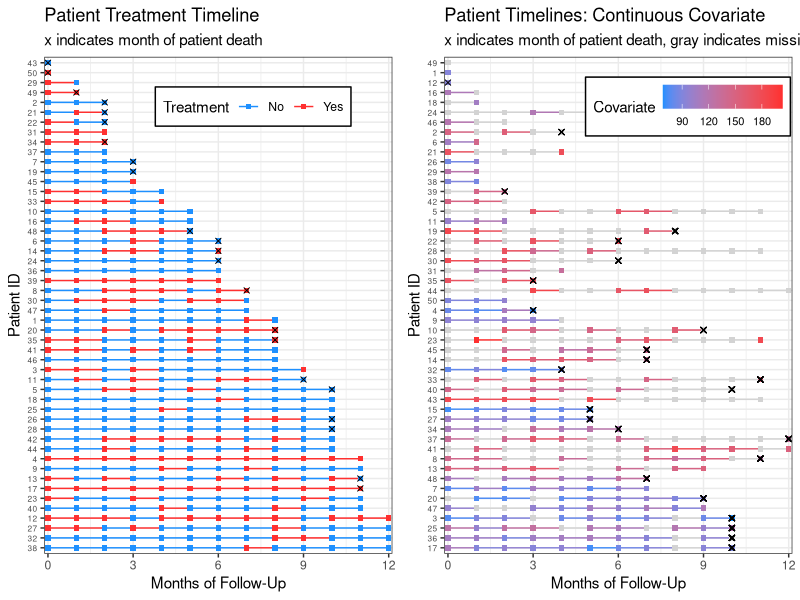
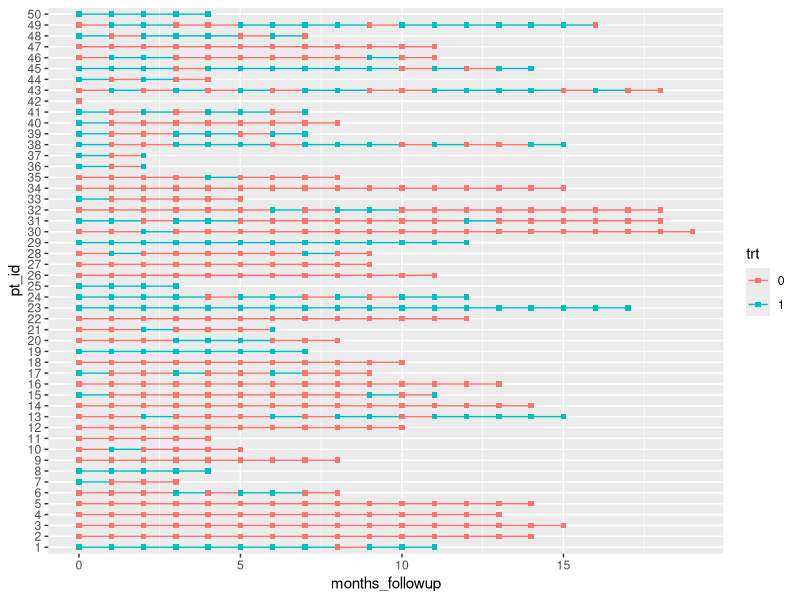
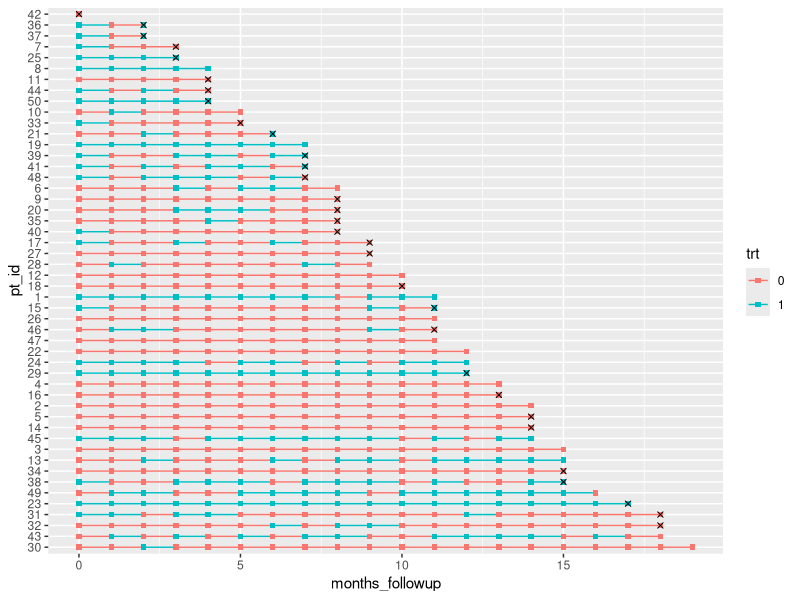
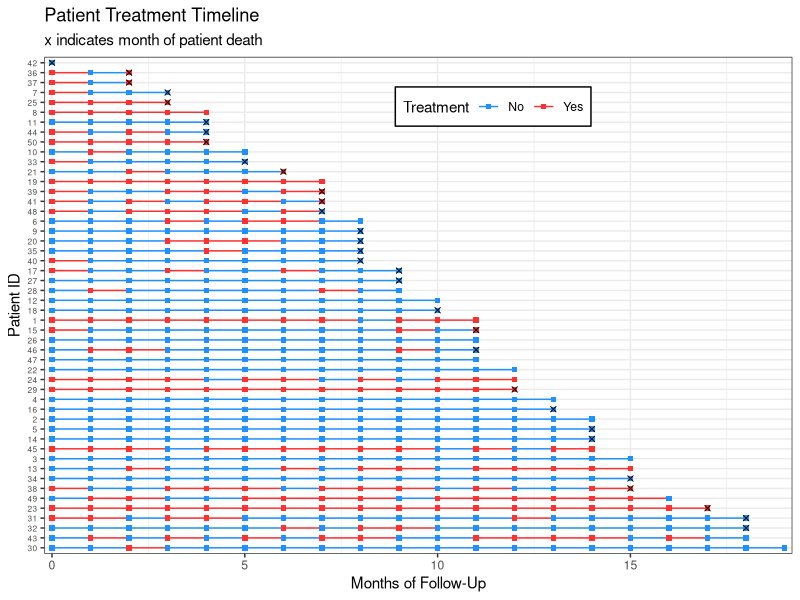
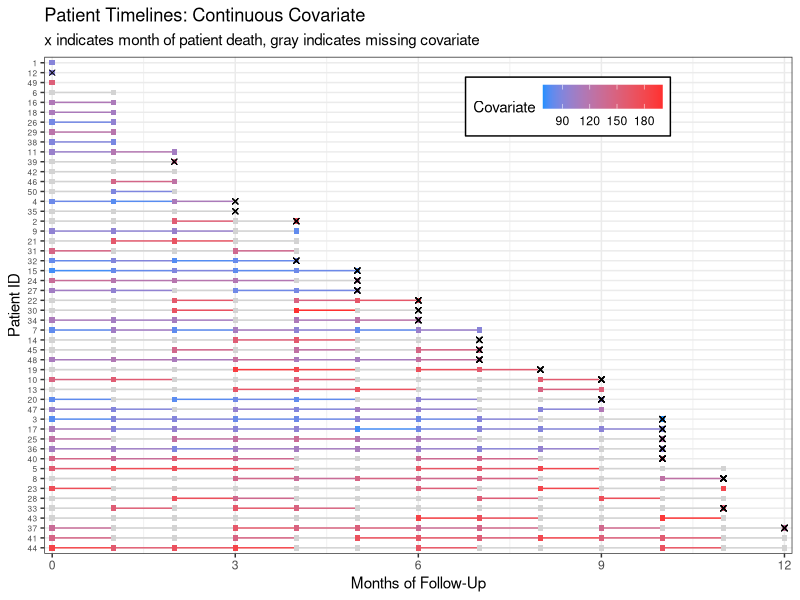
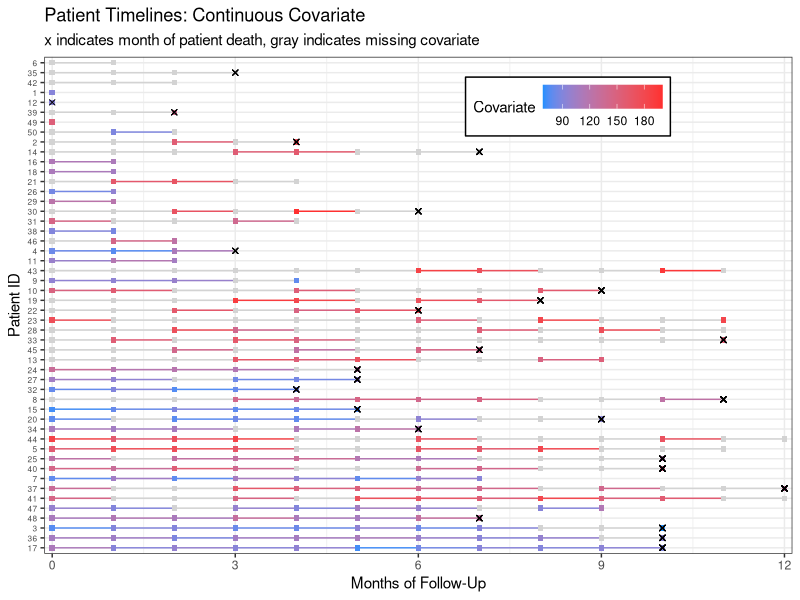

Source code (R) for these figures, in order:
## ---- chunk 1
knitr::opts_chunk$set(echo = TRUE, results="asis")
## ---- chunk 2
library(tidyverse, warn.conflicts = F)
set.seed(317)
n <- 50
dat <- 
  tibble(.rows = n) %>%  # empty data frame / tibble with n rows
  mutate(pt_id = factor(row_number()),  # patient ids are 1-n
         pt_trt_prob = runif(n,0,1), # randomly generate a treatment probability for each patient so we can see patterns
         months_followup = round(runif(n, 0, 12)), # randomly generate length of time in the study
         death = rbinom(n, 1, .5)) %>% # death randomly occurs at any time point. Obviously an unrealistic assumption. :)
  group_by(pt_id) %>%   # group by patient so we can do more data manipulation
  complete(months_followup = full_seq(0:max(months_followup), 1)) %>% # add in all the months patients are in the study
  fill(pt_trt_prob, .direction = "up") %>% # fill in the treatment probability I made earlier so I can use this to add treatment for every time point
  ungroup() %>% # no longer need patients grouped
  mutate(trt = factor(rbinom(row_number(), 1, pt_trt_prob^2)),  # fill in treatment for everyone based on their treatment probability
         death = replace_na(death, 0)) %>%  # also fill in death
  select(pt_id, months_followup, trt, death) # remove leftover columns from data generation

dat_cc <- 
  tibble(.rows = n) %>%
  mutate(pt_id = row_number(),
         months_followup = round(runif(n, 0, 12)),
         pt_cov_mean = runif(n, 80, 180),
         death = rbinom(n, 1, 0.5)) %>%
  group_by(pt_id) %>%
  complete(months_followup = full_seq(0:max(months_followup), 1)) %>%
  fill(pt_cov_mean, death, .direction = "up") %>%
  mutate(last_month_followup = max(months_followup),
         death_date = case_when(death == 1 ~ last_month_followup, TRUE ~ NA_real_)) %>%
  ungroup() %>%
  mutate(cov = rnorm(row_number(), pt_cov_mean, 10)) 

dat_cc_samp <- dat_cc %>%
  mutate(idx = row_number()) %>%
  sample_frac(.4, weight = pt_cov_mean^3)  %>% # sample 40% of data, with weights for the sample determined by the patient's mean covariate. This would mean patients with a higher covariate are more likely to have missing data. Perhaps they are sicker patients!
  pull(idx)

dat_cc_miss  <- dat_cc %>%
  mutate(cov = case_when(row_number() %in% dat_cc_samp ~ NA_real_,
                         TRUE ~ cov)) %>%
  select(pt_id, months_followup, cov, death)

p <- dat %>%
  group_by(pt_id) %>%
  mutate(last_month_followup = max(months_followup), 
         month_death = case_when(death == 1 ~ last_month_followup, TRUE ~ NA_real_)) %>%
  ungroup() %>%
  mutate(pt_id = fct_rev(fct_reorder(pt_id, last_month_followup)),
         # make the treatment variable labels nicer
         trt = factor(trt, levels=0:1, labels=c("No","Yes"))) %>%
  ggplot(aes(x = months_followup, y = pt_id, group = pt_id, col = trt)) +
  geom_line()  + 
  geom_point(shape = 15) + 
  geom_point(aes(x = month_death, y = pt_id), col = "black", shape = 4) +
  theme_bw() +
  labs(x = "Months of Follow-Up", y = "Patient ID", col = "Treatment",
       title = "Patient Treatment Timeline",
       subtitle = "x indicates month of patient death") +
  theme(axis.text.y = element_text(size=6),
        legend.position = c(.6, .9), legend.direction = "horizontal",
        legend.background = element_rect(linetype="solid", colour ="black")) +
  # remove extra space around timeline
  scale_x_continuous(expand=c(0.01,0.01)) +
  # set the color of the lines and points
  scale_color_manual(values=c("dodgerblue","firebrick1"))
p2 <- dat_cc_miss %>%
  group_by(pt_id) %>%
  mutate(last_month_followup = max(months_followup),
         # a column containing how many measures we have for each patient
         n_measures = sum(!is.na(cov))) %>%
  ungroup() %>%
  mutate(
    # reorder IDs by number of measures we have for each patient
    pt_id = fct_rev(fct_reorder(factor(pt_id), n_measures)),
  month_death = case_when(death == 1 ~ last_month_followup, TRUE ~ NA_real_)) %>%
  ggplot(aes(x = months_followup, y = pt_id,
             group = pt_id, col = cov)) +
  geom_line()  + 
  geom_point(shape = 15) + 
  geom_point(aes(x = month_death, y = pt_id), shape=4, col="black") +
  theme_bw() +
  labs(x = "Months of Follow-Up", y = "Patient ID", col = "Covariate",
       title = "Patient Timelines: Continuous Covariate",
       subtitle = "x indicates month of patient death, gray indicates missing covariate") +
  theme(axis.text.y = element_text(size=6),
        legend.position = c(.7, .9),
        legend.direction = "horizontal",
        legend.background = element_rect(linetype="solid", colour ="black"),
        legend.text=element_text(size=8)) +
  scale_x_continuous(expand=c(0.01,0.01)) +
  scale_color_gradient(low="dodgerblue",high="firebrick1",na.value = "lightgray",
                       breaks=c(90, 120, 150, 180)) 

gridExtra::grid.arrange(p, p2, nrow=1)

## ---- chunk 3
library(tidyverse)
## ---- chunk 4
set.seed(7)
n <- 50 # The data sets I make these visualizations for are typically 100-500 patients in size, but for space purposes I'll set my n to only 50.
dat <- 
  tibble(.rows = n) %>%  # empty data frame / tibble with n rows
  mutate(pt_id = factor(row_number()),  # patient ids are 1-n
         pt_trt_prob = runif(n,0,1), # randomly generate a treatment probability for each patient so we can see patterns
         months_followup = round(runif(n, 0, 20)), # randomly generate length of time in the study
         death = rbinom(n, 1, .5)) %>% # death randomly occurs at any time point. Obviously an unrealistic assumption. :)
  group_by(pt_id) %>%   # group by patient so we can do more data manipulation
  complete(months_followup = full_seq(0:max(months_followup), 1)) %>% # add in all the months patients are in the study
  fill(pt_trt_prob, .direction = "up") %>% # fill in the treatment probability I made earlier so I can use this to add treatment for every time point
  ungroup() %>% # no longer need patients grouped
  mutate(trt = factor(rbinom(row_number(), 1, pt_trt_prob^2)),  # fill in treatment for everyone based on their treatment probability
         death = replace_na(death, 0)) %>%  # also fill in death
  select(pt_id, months_followup, trt, death) # remove leftover columns from data generation
## ---- chunk 5
knitr::kable(head(dat))
## ---- chunk 6
dat %>%
  ggplot(aes(x = months_followup, y = pt_id, group = pt_id, col = trt)) +
  geom_line()  + 
  geom_point(shape = 15)
## ---- chunk 7
dat %>%
  group_by(pt_id) %>%
  # make a new column with all patients last follow up visit
  mutate(last_month_followup = max(months_followup), 
         # new variable for month that patients died, if they died
         month_death = case_when(death == 1 ~ last_month_followup, TRUE ~ NA_real_)) %>%
         # reorder pt id by last month of follow up (highest to lowest)
         # without fct_rev, chart is arranged in opposite direction (lowest to highest)
  ungroup() %>%
  mutate(pt_id = fct_rev(fct_reorder(pt_id, last_month_followup))) %>%
  ggplot(aes(x = months_followup, y = pt_id, group = pt_id, col = trt)) +
  geom_line()  + 
  geom_point(shape = 15) + 
  # add in a new mapping layer of points that correspond to death
  geom_point(aes(x = month_death, y = pt_id), col = "black", shape = 4) 
## ---- chunk 8
dat %>%
  group_by(pt_id) %>%
  mutate(last_month_followup = max(months_followup), 
         month_death = case_when(death == 1 ~ last_month_followup, TRUE ~ NA_real_)) %>%
  ungroup() %>%
  mutate(pt_id = fct_rev(fct_reorder(pt_id, last_month_followup)),
         # make the treatment variable labels nicer
         trt = factor(trt, levels=0:1, labels=c("No","Yes"))) %>%
  ggplot(aes(x = months_followup, y = pt_id, group = pt_id, col = trt)) +
  geom_line()  + 
  geom_point(shape = 15) + 
  geom_point(aes(x = month_death, y = pt_id), col = "black", shape = 4) +
  theme_bw() +
  labs(x = "Months of Follow-Up", y = "Patient ID", col = "Treatment",
       title = "Patient Treatment Timeline",
       subtitle = "x indicates month of patient death") +
  # edit legend box and make patient ids small
  theme(axis.text.y = element_text(size=6),
        legend.position = c(.6, .9), legend.direction = "horizontal",
        legend.background = element_rect(linetype="solid", colour ="black")) +
  # remove extra space around timeline
  scale_x_continuous(expand=c(0.01,0.01)) +
  # set the color of the lines and points
  scale_color_manual(values=c("dodgerblue","firebrick1"))
## ---- chunk 9
dat_cc_samp <- dat_cc %>%
  mutate(idx = row_number()) %>%
  sample_frac(.4, weight = pt_cov_mean^3)  %>% # sample 40% of data, with weights for the sample determined by the patient's mean covariate. This would mean patients with a higher mean covariate measure are more likely to have missing data.
  pull(idx)

dat_cc_miss  <- dat_cc %>%
  mutate(cov = case_when(row_number() %in% dat_cc_samp ~ NA_real_,
                         TRUE ~ cov)) %>%
  select(pt_id, months_followup, cov, death)
## ---- chunk 10
knitr::kable(head(dat_cc_miss))
## ---- chunk 11
dat_cc_miss %>%
  group_by(pt_id) %>%
  mutate(last_month_followup = max(months_followup), 
         month_death = case_when(death == 1 ~ last_month_followup, TRUE ~ NA_real_)) %>%
  ungroup() %>%
  mutate(pt_id = fct_rev(fct_reorder(factor(pt_id), last_month_followup))) %>%
  ggplot(aes(x = months_followup, y = pt_id,
             group = pt_id, col = cov)) +
  geom_line()  + 
  geom_point(shape = 15) + 
  geom_point(aes(x = month_death, y = pt_id), shape=4, col="black") +
  theme_bw() +
  labs(x = "Months of Follow-Up", y = "Patient ID", col = "Covariate",
       title = "Patient Timelines: Continuous Covariate",
       subtitle = "x indicates month of patient death, gray indicates missing covariate") +
  theme(axis.text.y = element_text(size=6),
        legend.position = c(.7, .9),
        legend.direction = "horizontal",
        legend.background = element_rect(linetype="solid", colour ="black")) +
  scale_x_continuous(expand=c(0.01,0.01)) +
  scale_color_gradient(low="dodgerblue", high="firebrick1", na.value = "lightgray",
                       breaks=c(90, 120, 150, 180)) 
## ---- chunk 12
dat_cc_miss %>%
  group_by(pt_id) %>%
  mutate(last_month_followup = max(months_followup),
         # a column containing how many measures we have for each patient
         n_measures = sum(!is.na(cov))) %>%
  ungroup() %>%
  mutate(
    # reorder IDs by number of measures we have for each patient
    pt_id = fct_rev(fct_reorder(factor(pt_id), n_measures)),
  month_death = case_when(death == 1 ~ last_month_followup, TRUE ~ NA_real_)) %>%
  ggplot(aes(x = months_followup, y = pt_id,
             group = pt_id, col = cov)) +
  geom_line()  + 
  geom_point(shape = 15) + 
  geom_point(aes(x = month_death, y = pt_id), shape=4, col="black") +
  theme_bw() +
  labs(x = "Months of Follow-Up", y = "Patient ID", col = "Covariate",
       title = "Patient Timelines: Continuous Covariate",
       subtitle = "x indicates month of patient death, gray indicates missing covariate") +
  theme(axis.text.y = element_text(size=6),
        legend.position = c(.7, .9),
        legend.direction = "horizontal",
        legend.background = element_rect(linetype="solid", colour ="black")) +
  scale_x_continuous(expand=c(0.01,0.01)) +
  scale_color_gradient(low="dodgerblue",high="firebrick1",na.value = "lightgray",
                       breaks=c(90, 120, 150, 180)) 
